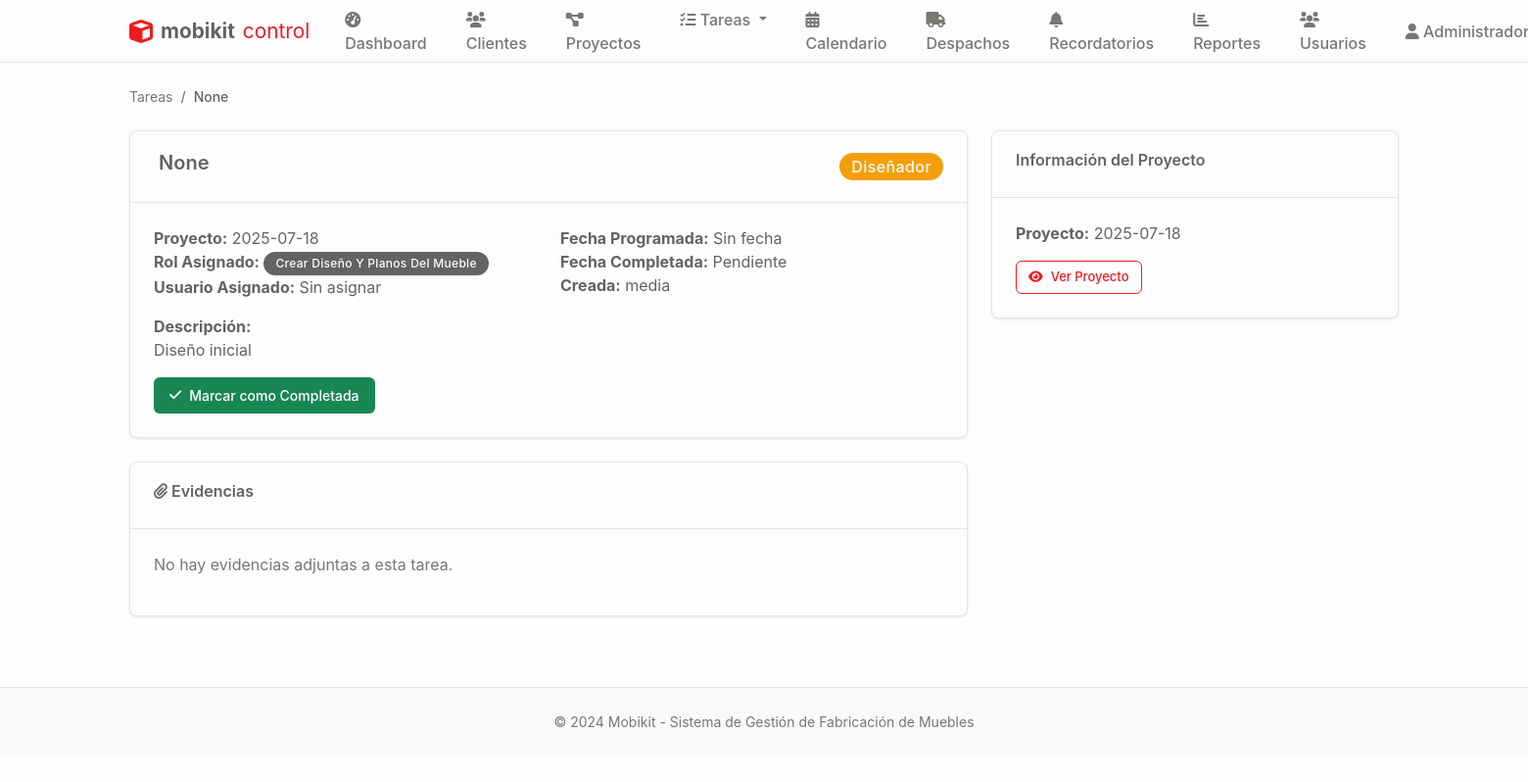
Page /tarea/1 (signed in) on the earlier database version.
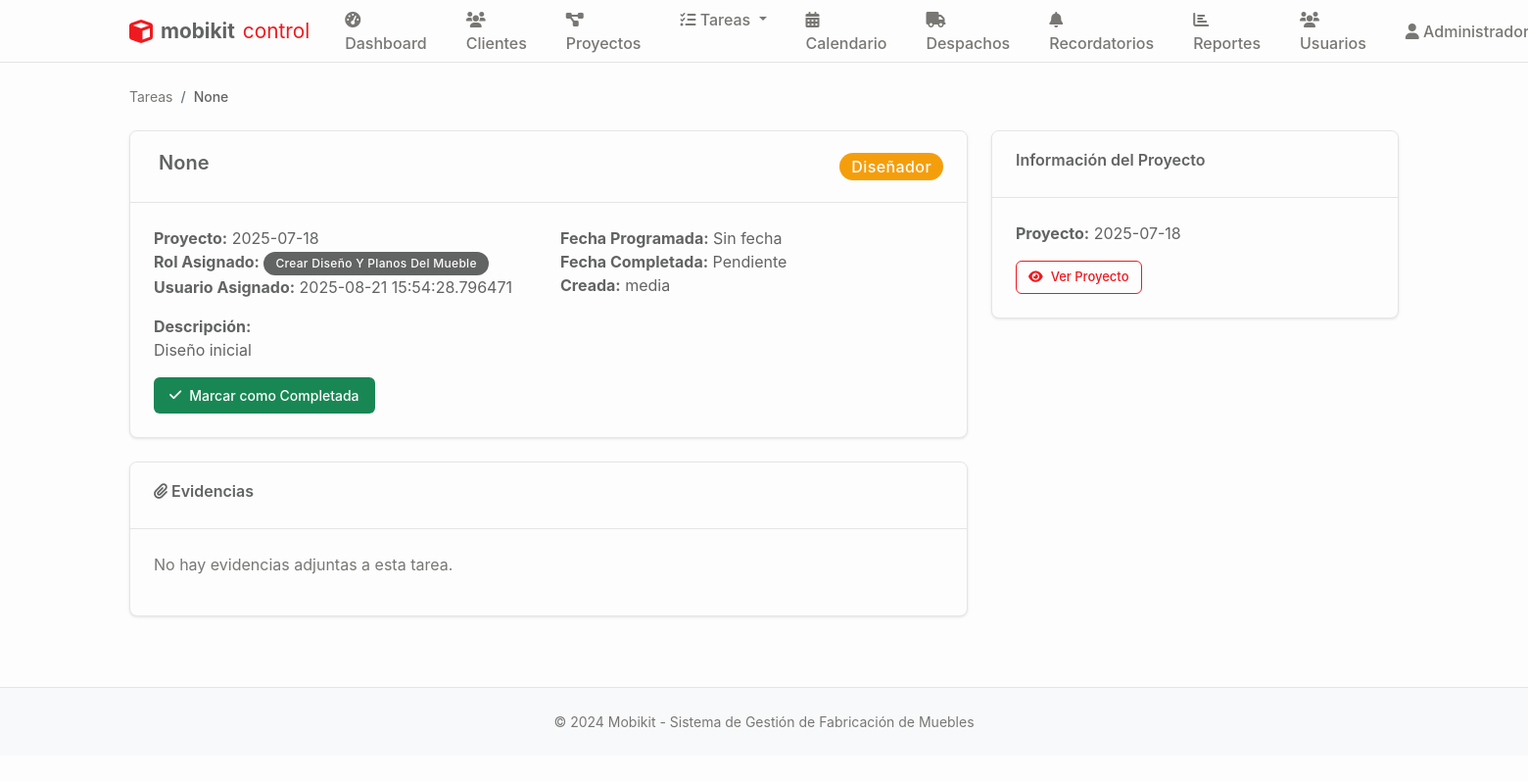
Same page on the later database version.
### tables this page shows
CREATE TABLE tareas (
    id INTEGER PRIMARY KEY AUTOINCREMENT,
    proyecto_id INTEGER NOT NULL,
    codigo TEXT, -- Código de tarea opcional
    titulo TEXT NOT NULL,
    descripcion TEXT,
    tipo TEXT DEFAULT 'general' CHECK (tipo IN ('diseño', 'fabricación', 'control_calidad', 'embalaje', 'despacho', 'general')),
    rol_asignado TEXT NOT NULL,
    usuario_asignado_id INTEGER,
    area_id INTEGER,
    estado TEXT DEFAULT 'pendiente' CHECK (estado IN ('pendiente', 'en_progreso', 'pausada', 'completada', 'cancelada')),
    prioridad TEXT DEFAULT 'media' CHECK (prioridad IN ('baja', 'media', 'alta', 'urgente')),
    fecha_programada DATE,
    fecha_inicio TIMESTAMP,
    fecha_completada TIMESTAMP,
    tiempo_estimado INTEGER, -- En horas
    tiempo_real INTEGER, -- En horas
    dependencias TEXT, -- JSON con IDs de tareas dependientes
    observaciones TEXT,
    created_at TIMESTAMP DEFAULT CURRENT_TIMESTAMP,
    updated_at TIMESTAMP DEFAULT CURRENT_TIMESTAMP, etapa_fabricacion TEXT 
                CHECK (etapa_fabricacion IN ('seccionado', 'enchapado', 'mecanizado', 'fabricacion_completo')),
    FOREIGN KEY (proyecto_id) REFERENCES proyectos (id),
    FOREIGN KEY (usuario_asignado_id) REFERENCES usuarios (id),
    FOREIGN KEY (area_id) REFERENCES areas (id)
);

### main.py (the view)
@app.route('/tarea/<int:tarea_id>')
@login_required
def tarea_detalle(tarea_id):
    conn = sqlite3.connect('mobikit.db')
    cursor = conn.cursor()
    cursor.execute(
        '''
        SELECT t.*, p.nombre as proyecto, u.nombre as asignado
        FROM tareas t
        JOIN proyectos p ON t.proyecto_id = p.id
        LEFT JOIN usuarios u ON t.usuario_asignado_id = u.id
        WHERE t.id = ?
    ''', (tarea_id, ))
    tarea = cursor.fetchone()
    cursor.execute(
        '''
        SELECT * FROM evidencias WHERE tarea_id = ? ORDER BY uploaded_at DESC
    ''', (tarea_id, ))
    evidencias = cursor.fetchall()
    conn.close()
    if not tarea:
        flash('Tarea no encontrada', 'error')
        return redirect(url_for('tareas'))
    return render_template('tarea_detalle.html',
                           tarea=tarea,
                           evidencias=evidencias)

### main.py (called while the page is built)
def login_required(f):
    @wraps(f)
    def decorated_function(*args, **kwargs):
        if 'user_id' not in session:
            return redirect(url_for('login'))
        return f(*args, **kwargs)
    return decorated_function

### templates/tarea_detalle.html (shortened to what the changed rows need)
{% extends "base.html" %}
{% block content %}
<div class="row">
    <div class="col-md-8">
        <div class="card">
            <div class="card-header d-flex justify-content-between align-items-center">
                <h5> {{ tarea[2] }}</h5>
                <span class="badge bg-{{ 'success' if tarea[6] == 'completada' else 'warning' }} fs-6">
                    {{ tarea[6]|title }}
                </span>
            </div>
            <div class="card-body">
                <div class="row mb-3">
                    <div class="col-md-6">
                        <strong>Proyecto:</strong> {{ tarea[11] }}<br>
                        <strong>Rol Asignado:</strong>
                        <span class="badge bg-secondary">{{ tarea[4]|title }}</span><br>
                        <strong>Usuario Asignado:</strong> {{ tarea[12] if tarea[12] else 'Sin asignar' }}
                    </div>
                    <div class="col-md-6">
                        <strong>Fecha Programada:</strong> {{ tarea[7] if tarea[7] else 'Sin fecha' }}<br>
                        <strong>Fecha Completada:</strong> {{ tarea[8] if tarea[8] else 'Pendiente' }}<br>
                        <strong>Creada:</strong> {{ tarea[10] }}
                    </div>
                </div>
                {% if tarea[3] %}
                <div class="mb-3">
                    <strong>Descripción:</strong>
                    <p>{{ tarea[3] }}</p>
                </div>
                {% endif %}
            </div>
        </div>
    </div>
    <div class="col-md-4">
        <div class="card">
            <div class="card-body">
                <p><strong>Proyecto:</strong> {{ tarea[11] }}</p>
                <a href="{{ url_for('proyecto_detalle', proyecto_id=tarea[1]) }}" class="btn btn-outline-primary btn-sm">
                    <i class="fas fa-eye"></i> Ver Proyecto
                </a>
            </div>
        </div>
    </div>
</div>
{% endblock %}

Differences in the rows shown:
changed tareas "Diseñador": fecha_inicio (not shown) → "2025-08-21 15:54:28.796471"; estado "Pendiente" → (not shown)
Other differences:
{{ tarea[8] if tarea[8] else 'Pendiente' }}: (not shown) → "Pendiente"
{{ tarea[12] if tarea[12] else 'Sin asignar' }}: "Sin asignar" → (not shown)
